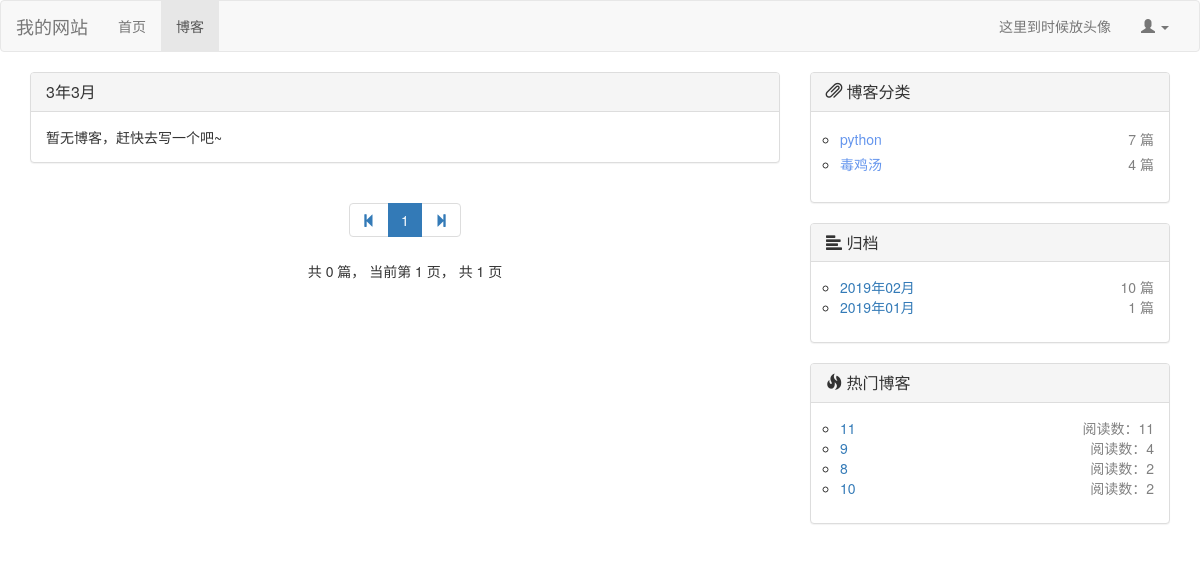
Before: /blog/blog_date/3/3 with the older database file.
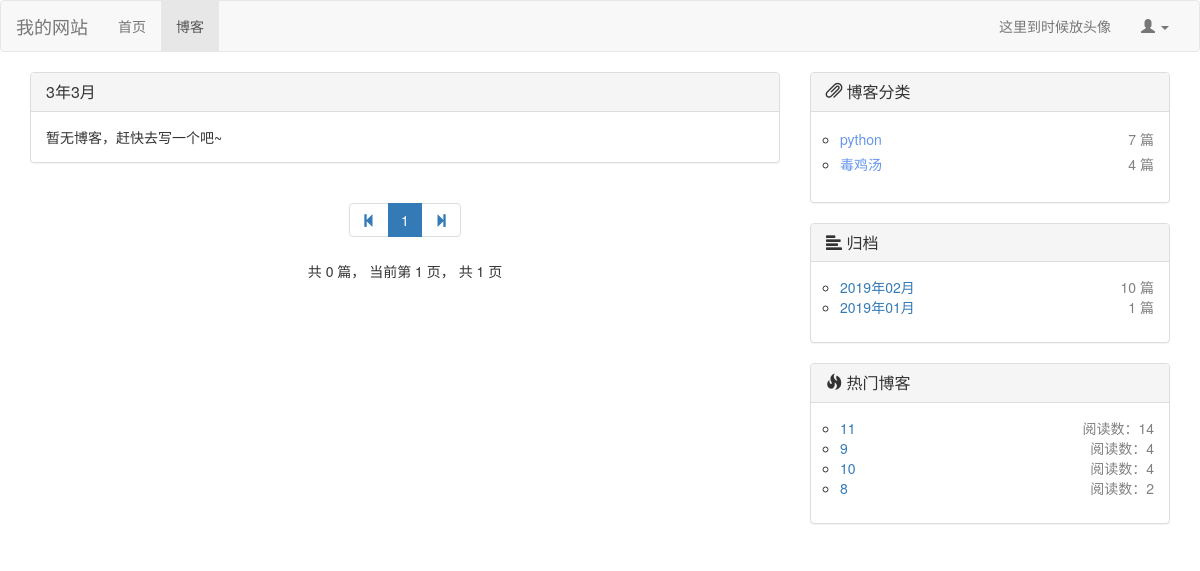
After: the same page with the newer database file.
### blog/models.py (models this page shows, shortened)
class BlogType(models.Model):
    type_name = models.CharField(max_length=30, verbose_name="博客类型")

class Blog(models.Model, ReadNumExtendMethod):
    title = models.CharField(max_length=40, verbose_name="标题")
    blog_type = models.ForeignKey(BlogType, on_delete=models.DO_NOTHING, verbose_name="博客类型")
    author = models.ForeignKey(User, on_delete=models.DO_NOTHING, verbose_name="作者")
    content = RichTextUploadingField(verbose_name="内容")
    created_time = models.DateTimeField(auto_now_add=True, verbose_name="创建时间")
    last_modified_time = models.DateTimeField(auto_now=True, verbose_name="上次修改时间")
    class Meta:
        ordering = ['-created_time', ]  # 这里让前端网页在对从request获取到的数据排序按照创建时间由新到旧

### read_statistic/models.py (models this page shows, shortened)
class ReadNum(models.Model):
    read_num = models.IntegerField(default=0)
    content_type = models.ForeignKey(ContentType,on_delete=models.DO_NOTHING) # 将ContentType绑定作为外键生成contenttype对象
    object_id = models.PositiveIntegerField() # 对象的id，确定了对象后根据id唯一定位对象
    content_object = GenericForeignKey('content_type','object_id') # 将上面两个合并成一个content对象

### blog/views.py (the view)
# urls.py: path('blog_date/<int:year>/<int:month>',views.get_blog_with_date, name = "blog_with_date"),
def get_blog_with_date(request, year, month):
    all_blogs = Blog.objects.filter(created_time__year=year, created_time__month=month)  # 获取该year,month下所有的blog
    context = get_blog_common(request, all_blogs)
    context['blog_date'] = "%s年%s月" % (year, month)
    return render(request,'blog_with_date.html', context)

### blog/utils.py (called while the page is built)
def blogs_pagination(request, all_blogs):
    blog_paginator = Paginator(all_blogs, settings.BLOGS_PER_PAGE)  # 博客分页器，5条一页
    page_num = request.GET.get('page', 1)  # 获取url请求中页面的参数
    blogs_in_page = blog_paginator.get_page(page_num)  # 根据页面获取到该页的blog对象
    current_page_num = blogs_in_page.number  # 当前页面
    page_range = [i for i in [current_page_num - 2, current_page_num - 1, current_page_num,
                              current_page_num + 1, current_page_num + 2] if
                  i > 0 and i <= blog_paginator.num_pages]
    return blogs_in_page, page_range

def get_blog_types():
    blog_types = BlogType.objects.all()
    for blog_type in blog_types:
        blog_count = Blog.objects.filter(blog_type=blog_type).count()  # 根据博客类型统计该类型下的博客数量
        blog_type.blog_count = blog_count
    return blog_types

### read_statistic/models.py (called while the page is built)
    def get_read_num(self):
        try:
            blog_ct = ContentType.objects.get_for_model(self)  # 获取到Blog对应的conttype对象
            readnum = ReadNum.objects.get(content_type=blog_ct, object_id=self.id)
            return readnum.read_num # 返回readnum对象的read_num字段
        except exceptions.ObjectDoesNotExist as e:
           return 0 # 还没有阅读过，返回0

### blog/templates/blog_with_date.html (shortened to what this page needs)
{% extends 'blog_list.html' %}
{% block blog-head %}{{ blog_date }}{% endblock %}

### blog/templates/blog_list.html (shortened to what the changed rows need)
{% extends 'base.html' %}
{% load staticfiles %}
{% block head_extends %}
    <link rel="stylesheet" href="{% static 'css/blog.css' %}">
{% endblock %}
{% block content %}
    <div class="container">
        <div class="row">
            <div class="col-md-8">
                <div class="blog-paging">
                    <ul class="pagination">
                        {% for page_num in page_range %}
                            {% if page_num == blogs_in_page.number %}
                                <li class="active">
                                    <span>{{ page_num }} <span class="sr-only">(current)</span></span>
                                </li>
                            {% else %}
                                <li><a href="?page={{ page_num }}">{{ page_num }}</a></li>
                            {% endif %}
                        {% endfor %}
                    </ul>
                </div>
            </div>
            <div class="col-md-4">
                <div class="panel panel-default">
                    <div class="panel-body">
                        <ul class="blog-types">
                            {% for blog_type in blog_types %}
                                <li style="line-height:25px">
                                    <nobr class ="blog-url"><a href= {% url 'blog_with_type' blog_type.id %}>
                                        <font color="#6495ed"> {{ blog_type.type_name }} </font></a></nobr>
                                    <nobr class = "blog-arg">{{ blog_type.blog_count }} 篇</nobr>
                                </li>
                            {% empty %}
                                <li><a>暂无类型，赶快去添加分类吧~</a></li>
                            {% endfor %}
                        </ul>
                    </div>
                </div>
                <div class="panel panel-default">
                    <div class="panel-body">
                        <ul class="blog-types">
                            {% for blog_date, blog_count in blog_dates.items %}
                                <li>
                                    <nobr class="blog-url"><a
                                            href= {% url 'blog_with_date'  blog_date.year blog_date.month %}>
                                        {{ blog_date | date:"Y年m月" }}</a></nobr>
                                    <nobr class="blog-arg">{{ blog_count }} 篇</nobr>
                                </li>
                            {% endfor %}
                        </ul>
                    </div>
                </div>
                <div class="panel panel-default">
                    <div class="panel-body">
                        <ul class="blog-types">
                            {% for hot_blog in hot_blogs %}
                                <li>
                                    <nobr class="blog-url"><a href={% url 'blog_detail' hot_blog.id %}>
                                        {{ hot_blog.title }} </a></nobr>
                                    <nobr class="blog-arg">阅读数：{{ hot_blog.get_read_num }}</nobr>
                                </li>
                            {% endfor %}
                        </ul>
                    </div>
                </div>
            </div>
        </div>
    </div>
{% endblock %}

Changed rows visible on the page:
changed through a linked row, Blog (number 1 of 4 on the later page): get_read_num "11" → "14"
changed through a linked row, Blog (number 3 of 4 on the later page): get_read_num "2" → "4"; moves up the list
